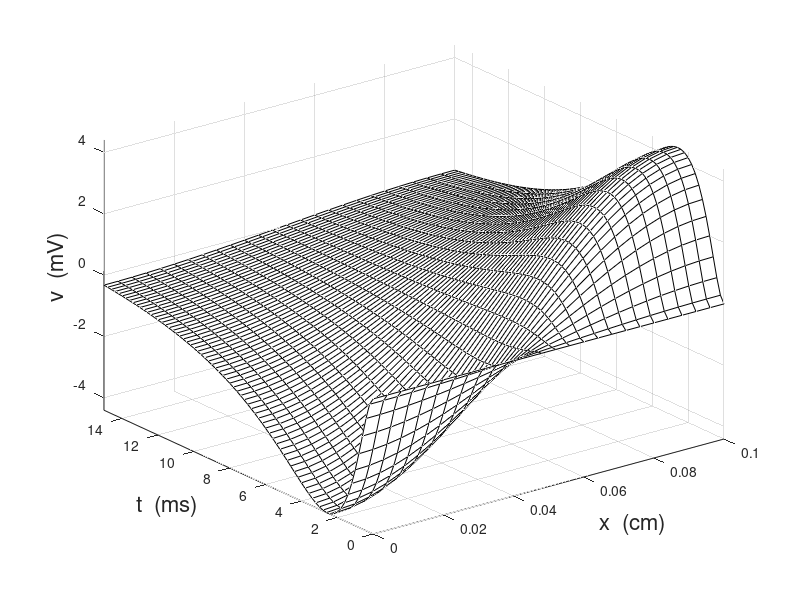

MATLAB code for this plot:
%
%  Gabbiani & Cox, Mathematics for Neuroscientists
%
% pfibexact.m,     graph the exact solution of the cable driven by
%
%  I(x,t) = -q_1(x)*(exp(-t)-exp(-2*t))/500
%

a = 1e-4;
ell = 0.1;
C_m = 1;		% micro F / cm^2
g_L = 1/15; %0.3;     		% mS / cm^2
R_2 = 0.3; % 0.034;		% k Ohm cm

tau = C_m/g_L;
lambda = sqrt(a/(2*R_2*g_L));

zeta = (1+lambda^2*pi^2/ell^2)/tau;

[x,t] = meshgrid(0:.004:ell,0:.2:15);
v = cos(x*pi/ell)*sqrt(2/ell)./(C_m*2*a*pi);
v = v.*(exp(-t)*(zeta-2)+exp(-2*t)*(1-zeta)+exp(-zeta*t));
v = -v./(zeta-1)./(zeta-2)/500;

mesh(x,t,v)
colormap([0 0 0])
axis tight
xlabel('x  (cm)','fontsize',16)
ylabel('t  (ms)','fontsize',16)
zlabel('v  (mV)','fontsize',16)
